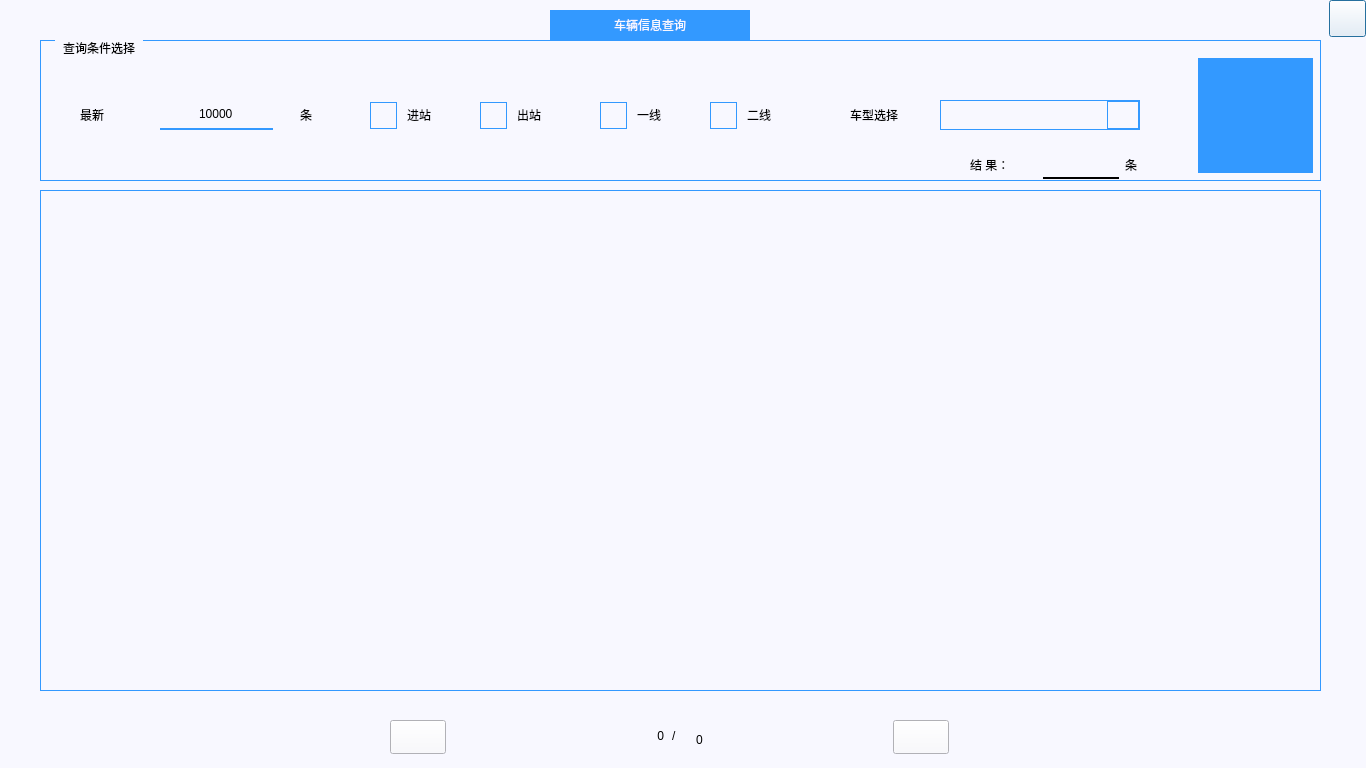
<?xml version="1.0" encoding="UTF-8"?>
<ui version="4.0">
 <class>queryDialog</class>
 <widget class="QDialog" name="queryDialog">
  <property name="geometry">
   <rect>
    <x>0</x>
    <y>0</y>
    <width>1366</width>
    <height>768</height>
   </rect>
  </property>
  <property name="windowTitle">
   <string>Dialog</string>
  </property>
  <property name="styleSheet">
   <string notr="true">background: transparent;
background-color: rgb(248, 248, 255);</string>
  </property>
  <widget class="QPushButton" name="but_close">
   <property name="geometry">
    <rect>
     <x>1329</x>
     <y>0</y>
     <width>37</width>
     <height>37</height>
    </rect>
   </property>
   <property name="styleSheet">
    <string notr="true">border-image: url(:/icon/close.bmp);</string>
   </property>
   <property name="text">
    <string/>
   </property>
  </widget>
  <widget class="QPushButton" name="but_previous">
   <property name="geometry">
    <rect>
     <x>390</x>
     <y>720</y>
     <width>56</width>
     <height>34</height>
    </rect>
   </property>
   <property name="focusPolicy">
    <enum>Qt::NoFocus</enum>
   </property>
   <property name="styleSheet">
    <string notr="true">border-image: url(:/icon/left.jpg);</string>
   </property>
   <property name="text">
    <string/>
   </property>
  </widget>
  <widget class="QLabel" name="label_79">
   <property name="geometry">
    <rect>
     <x>672</x>
     <y>720</y>
     <width>16</width>
     <height>31</height>
    </rect>
   </property>
   <property name="styleSheet">
    <string notr="true">font: 18pt &quot;黑体&quot;;
color: rgb(0, 0, 0);</string>
   </property>
   <property name="text">
    <string>/</string>
   </property>
  </widget>
  <widget class="QLabel" name="label_N">
   <property name="geometry">
    <rect>
     <x>603</x>
     <y>720</y>
     <width>61</width>
     <height>31</height>
    </rect>
   </property>
   <property name="styleSheet">
    <string notr="true">font: 24pt &quot;黑体&quot;;
color: rgb(0, 0, 0);</string>
   </property>
   <property name="text">
    <string>0</string>
   </property>
   <property name="alignment">
    <set>Qt::AlignRight|Qt::AlignTrailing|Qt::AlignVCenter</set>
   </property>
  </widget>
  <widget class="QPushButton" name="but_last">
   <property name="geometry">
    <rect>
     <x>1200</x>
     <y>720</y>
     <width>56</width>
     <height>34</height>
    </rect>
   </property>
   <property name="focusPolicy">
    <enum>Qt::NoFocus</enum>
   </property>
   <property name="styleSheet">
    <string notr="true">border-image: url(:/icon/end.bmp);</string>
   </property>
   <property name="text">
    <string/>
   </property>
   <property name="autoDefault">
    <bool>false</bool>
   </property>
   <property name="flat">
    <bool>true</bool>
   </property>
  </widget>
  <widget class="QLabel" name="label_M">
   <property name="geometry">
    <rect>
     <x>684</x>
     <y>724</y>
     <width>31</width>
     <height>31</height>
    </rect>
   </property>
   <property name="styleSheet">
    <string notr="true">font: 14pt &quot;黑体&quot;;
color: rgb(0, 0, 0);</string>
   </property>
   <property name="text">
    <string>0</string>
   </property>
   <property name="alignment">
    <set>Qt::AlignCenter</set>
   </property>
  </widget>
  <widget class="QTableView" name="tableView">
   <property name="geometry">
    <rect>
     <x>40</x>
     <y>190</y>
     <width>1281</width>
     <height>501</height>
    </rect>
   </property>
   <property name="contextMenuPolicy">
    <enum>Qt::DefaultContextMenu</enum>
   </property>
   <property name="styleSheet">
    <string notr="true">QTableView{
    font: 14pt &quot;黑体&quot;; 
	border-width:1px;  
	border-style:solid;
	border-color: rgb(51, 153, 255);  
	background-color: rgb(248, 248, 255);
}
QTableView::item:seleted{
    background-color: rgb(248, 248, 255); 
	color: black;
}
</string>
   </property>
  </widget>
  <widget class="QPushButton" name="but_first">
   <property name="geometry">
    <rect>
     <x>80</x>
     <y>720</y>
     <width>56</width>
     <height>34</height>
    </rect>
   </property>
   <property name="focusPolicy">
    <enum>Qt::NoFocus</enum>
   </property>
   <property name="styleSheet">
    <string notr="true">border-image: url(:/icon/home.bmp);</string>
   </property>
   <property name="text">
    <string/>
   </property>
   <property name="autoDefault">
    <bool>false</bool>
   </property>
   <property name="flat">
    <bool>true</bool>
   </property>
  </widget>
  <widget class="QPushButton" name="but_next">
   <property name="geometry">
    <rect>
     <x>893</x>
     <y>720</y>
     <width>56</width>
     <height>34</height>
    </rect>
   </property>
   <property name="focusPolicy">
    <enum>Qt::NoFocus</enum>
   </property>
   <property name="styleSheet">
    <string notr="true">border-image: url(:/icon/right.jpg);</string>
   </property>
   <property name="text">
    <string/>
   </property>
  </widget>
  <widget class="QLabel" name="label">
   <property name="geometry">
    <rect>
     <x>550</x>
     <y>10</y>
     <width>200</width>
     <height>30</height>
    </rect>
   </property>
   <property name="layoutDirection">
    <enum>Qt::LeftToRight</enum>
   </property>
   <property name="styleSheet">
    <string notr="true">font: 14pt &quot;黑体&quot;;
color: rgb(248, 248, 255);
border-style:solid;
background-color: rgb(51, 153, 255);</string>
   </property>
   <property name="text">
    <string>车辆信息查询</string>
   </property>
   <property name="textFormat">
    <enum>Qt::AutoText</enum>
   </property>
   <property name="scaledContents">
    <bool>false</bool>
   </property>
   <property name="alignment">
    <set>Qt::AlignCenter</set>
   </property>
  </widget>
  <widget class="QGroupBox" name="groupBox">
   <property name="geometry">
    <rect>
     <x>40</x>
     <y>40</y>
     <width>1281</width>
     <height>141</height>
    </rect>
   </property>
   <property name="styleSheet">
    <string notr="true">QGroupBox {
    font: 14pt &quot;黑体&quot;;
    margin-top: 1ex;
    border-width:0.5px;  
    border-style:solid;
    border-color: rgb(51, 153, 255);  
}

QGroupBox::title {
    subcontrol-origin: margin;
    subcontrol-position: top left;
    left:15px;      
    margin-left: 5px;
    margin-right: 5px;
    padding:1px;
}</string>
   </property>
   <property name="title">
    <string>查询条件选择</string>
   </property>
   <widget class="QPushButton" name="but_search">
    <property name="geometry">
     <rect>
      <x>1158</x>
      <y>18</y>
      <width>115</width>
      <height>115</height>
     </rect>
    </property>
    <property name="focusPolicy">
     <enum>Qt::StrongFocus</enum>
    </property>
    <property name="styleSheet">
     <string notr="true">border-style: solid;
background-color: rgb(51, 153, 255);
image: url(:/icon/search.png);</string>
    </property>
    <property name="text">
     <string/>
    </property>
   </widget>
   <widget class="QLabel" name="label_2">
    <property name="geometry">
     <rect>
      <x>40</x>
      <y>60</y>
      <width>57</width>
      <height>30</height>
     </rect>
    </property>
    <property name="styleSheet">
     <string notr="true">font: 14pt &quot;黑体&quot;;</string>
    </property>
    <property name="text">
     <string>最新</string>
    </property>
   </widget>
   <widget class="QLabel" name="label_3">
    <property name="geometry">
     <rect>
      <x>260</x>
      <y>60</y>
      <width>57</width>
      <height>30</height>
     </rect>
    </property>
    <property name="styleSheet">
     <string notr="true">font: 14pt &quot;黑体&quot;;</string>
    </property>
    <property name="text">
     <string>条</string>
    </property>
   </widget>
   <widget class="QLineEdit" name="limited">
    <property name="geometry">
     <rect>
      <x>120</x>
      <y>60</y>
      <width>113</width>
      <height>30</height>
     </rect>
    </property>
    <property name="layoutDirection">
     <enum>Qt::LeftToRight</enum>
    </property>
    <property name="styleSheet">
     <string notr="true">font: 14pt &quot;黑体&quot;;
border-color:rgb(51, 153, 255); 
border-style:solid;
border-top-width:0px;
border-right-width:0px;
border-bottom-width:2px;
border-left-width:0px;</string>
    </property>
    <property name="text">
     <string>10000</string>
    </property>
    <property name="alignment">
     <set>Qt::AlignCenter</set>
    </property>
   </widget>
   <widget class="QCheckBox" name="checkBox_IN">
    <property name="geometry">
     <rect>
      <x>330</x>
      <y>60</y>
      <width>85</width>
      <height>30</height>
     </rect>
    </property>
    <property name="focusPolicy">
     <enum>Qt::NoFocus</enum>
    </property>
    <property name="styleSheet">
     <string notr="true">QCheckBox{
   font: 14pt &quot;黑体&quot;;
   spacing: 10 
}  

QCheckBox::indicator {
       width: 25px;
       height: 25px; 
border-width:1px; 
border-style:solid; 
border-color:rgb(51, 153, 255); 
} 
QCheckBox::indicator:checked {
image: url(:/icon/check.png);
}
</string>
    </property>
    <property name="text">
     <string>进站</string>
    </property>
    <property name="checked">
     <bool>true</bool>
    </property>
   </widget>
   <widget class="QCheckBox" name="checkBox_OUT">
    <property name="geometry">
     <rect>
      <x>440</x>
      <y>60</y>
      <width>85</width>
      <height>30</height>
     </rect>
    </property>
    <property name="focusPolicy">
     <enum>Qt::NoFocus</enum>
    </property>
    <property name="styleSheet">
     <string notr="true">QCheckBox{
   font: 14pt &quot;黑体&quot;;
   spacing: 10 
}  

QCheckBox::indicator {
       width: 25px;
       height: 25px; 
border-width:1px; 
border-style:solid; 
border-color:rgb(51, 153, 255); 
} 
QCheckBox::indicator:checked {
image: url(:/icon/check.png);
}
</string>
    </property>
    <property name="text">
     <string>出站</string>
    </property>
    <property name="checked">
     <bool>true</bool>
    </property>
   </widget>
   <widget class="QLabel" name="label_4">
    <property name="geometry">
     <rect>
      <x>810</x>
      <y>60</y>
      <width>81</width>
      <height>30</height>
     </rect>
    </property>
    <property name="styleSheet">
     <string notr="true">font: 14pt &quot;黑体&quot;;</string>
    </property>
    <property name="text">
     <string>车型选择</string>
    </property>
   </widget>
   <widget class="QComboBox" name="comboBox_carType">
    <property name="geometry">
     <rect>
      <x>900</x>
      <y>60</y>
      <width>200</width>
      <height>30</height>
     </rect>
    </property>
    <property name="focusPolicy">
     <enum>Qt::NoFocus</enum>
    </property>
    <property name="styleSheet">
     <string notr="true">QComboBox {
font: 14pt &quot;Arial&quot;;
border-width:1px; 
border-style:solid; 
border-color:rgb(51, 153, 255); 
margin-top: 0ex;
}
QComboBox::drop-down {
width:30px; 
border-width:1px; 
border-style:solid; 
border-color:rgb(51, 153, 255); 
}
QComboBox::down-arrow {
image: url(:/icon/arrow.png);
}
QComboBox QAbstractItemView{
height:50px;
border: 1px solid rgb(51, 153, 255); 
selection-background-color: rgb(51, 153, 255); 
}
QScrollBar:vertical{
width:30px;
border: 2px solid grey;
}
QComboBox QAbstractItemView::item{
height:20px;
}</string>
    </property>
    <property name="editable">
     <bool>false</bool>
    </property>
    <property name="maxVisibleItems">
     <number>10</number>
    </property>
   </widget>
   <widget class="QCheckBox" name="checkBox_L1">
    <property name="geometry">
     <rect>
      <x>560</x>
      <y>60</y>
      <width>85</width>
      <height>30</height>
     </rect>
    </property>
    <property name="focusPolicy">
     <enum>Qt::NoFocus</enum>
    </property>
    <property name="styleSheet">
     <string notr="true">QCheckBox{
   font: 14pt &quot;黑体&quot;;
   spacing: 10 
}  

QCheckBox::indicator {
       width: 25px;
       height: 25px; 
border-width:1px; 
border-style:solid; 
border-color:rgb(51, 153, 255); 
} 
QCheckBox::indicator:checked {
image: url(:/icon/check.png);
}
</string>
    </property>
    <property name="text">
     <string>一线</string>
    </property>
    <property name="checked">
     <bool>true</bool>
    </property>
   </widget>
   <widget class="QCheckBox" name="checkBox_L2">
    <property name="geometry">
     <rect>
      <x>670</x>
      <y>60</y>
      <width>85</width>
      <height>30</height>
     </rect>
    </property>
    <property name="focusPolicy">
     <enum>Qt::NoFocus</enum>
    </property>
    <property name="styleSheet">
     <string notr="true">QCheckBox{
   font: 14pt &quot;黑体&quot;;
   spacing: 10 
}  

QCheckBox::indicator {
       width: 25px;
       height: 25px; 
border-width:1px; 
border-style:solid; 
border-color:rgb(51, 153, 255); 
} 
QCheckBox::indicator:checked {
image: url(:/icon/check.png);
}
</string>
    </property>
    <property name="text">
     <string>二线</string>
    </property>
    <property name="checked">
     <bool>true</bool>
    </property>
   </widget>
   <widget class="QLabel" name="label_147">
    <property name="geometry">
     <rect>
      <x>1085</x>
      <y>110</y>
      <width>21</width>
      <height>29</height>
     </rect>
    </property>
    <property name="styleSheet">
     <string notr="true">font: 14pt &quot;黑体&quot;;
color: rgb(0, 0, 0);</string>
    </property>
    <property name="text">
     <string>条</string>
    </property>
   </widget>
   <widget class="QLabel" name="label_146">
    <property name="geometry">
     <rect>
      <x>930</x>
      <y>110</y>
      <width>67</width>
      <height>29</height>
     </rect>
    </property>
    <property name="styleSheet">
     <string notr="true">font: 14pt &quot;黑体&quot;;
color: rgb(0, 0, 0);</string>
    </property>
    <property name="text">
     <string>结 果：</string>
    </property>
   </widget>
   <widget class="QLabel" name="label_num">
    <property name="geometry">
     <rect>
      <x>1003</x>
      <y>110</y>
      <width>76</width>
      <height>29</height>
     </rect>
    </property>
    <property name="styleSheet">
     <string notr="true">font: 14pt &quot;黑体&quot;;
color: rgb(0, 0, 0);
border-style:solid;
border-top-width:0px;
border-right-width:0px;
border-bottom-width:2px;
border-left-width:0px;</string>
    </property>
    <property name="text">
     <string/>
    </property>
    <property name="alignment">
     <set>Qt::AlignCenter</set>
    </property>
   </widget>
  </widget>
 </widget>
 <resources/>
 <connections/>
</ui>
